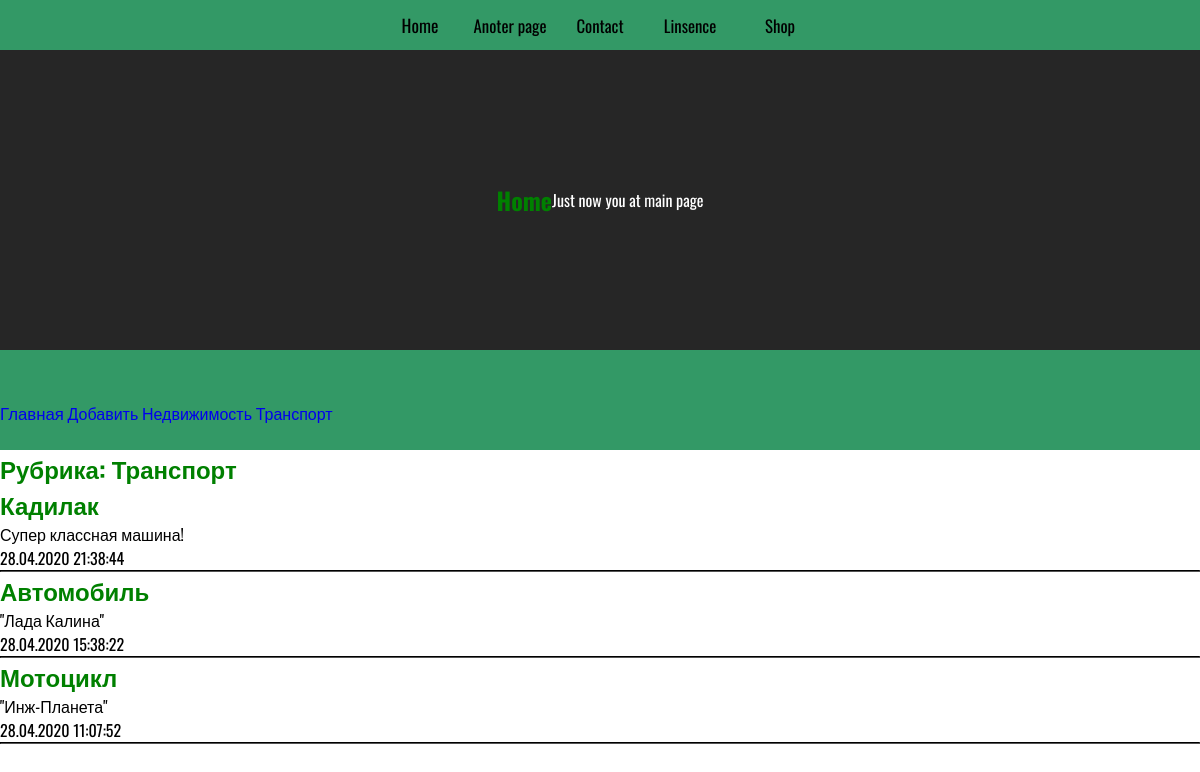
Screenshot of /bboard/1/ with the database file from the repository.
### bboard/models.py (models this page shows, shortened)
class Rubric(models.Model):
	name = models.CharField(max_length=20, db_index=True, verbose_name='Название')
	class Meta:
		verbose_name_plural = 'Рубрики'
		verbose_name = 'Рубрика'
		ordering = ['name']

class Bb(models.Model):
	title = models.CharField(max_length = 50, verbose_name='Товар')
	content = models.TextField(null=True, blank=True, verbose_name='Описание')
	price = models.FloatField(null=True, blank=True, verbose_name='Цена')
	published = models.DateTimeField(auto_now_add=True, db_index=True, verbose_name='Опубликовано')
	rubric = models.ForeignKey('Rubric', max_length=50, null=True, on_delete=models.PROTECT, verbose_name='Рубрика')
	class Meta:
		verbose_name_plural = 'Объявления'
		verbose_name = 'Объвление'
		ordering = ['-published']

### bboard/views.py (the view)
# urls.py: path('<int:rubric_id>/', by_rubric, name='by_rubric'),
def by_rubric(request, rubric_id):
	bbs = Bb.objects.filter(rubric=rubric_id)
	rubrics = Rubric.objects.all()
	current_rubric = Rubric.objects.get(pk=rubric_id)
	context = {'bbs': bbs, 'rubrics': rubrics, 'current_rubric': current_rubric}
	return render(request, 'bboard/by_rubric.html', context)

### bboard/templates/bboard/by_rubric.html (shortened to what this page needs)
{% extends "layout/base.html" %}
{% block content %}
	<h2 class="rubric_color">Рубрика: {{ current_rubric.name }}</h2>
	{% for bb in bbs %}
		<div>
			<h2>{{ bb.title }}</h2>
			<p>{{ bb.content }}</p>
			<p>{{ bb.published|date:"d.m.Y H:i:s" }}</p>
			<hr>
		</div>
	{% endfor %}
{% endblock %}

### bboard/templates/layout/base.html (shortened to what this page needs)
{% load static %}
<!DOCTYPE html>
<html lang="en">
<head>
	<link rel="stylesheet" href="{% static 'bboard/style.css' %}">
</head>
<body>
	<header>
		<nav id="main_nav">
			<a href="{% url 'index' %}"><button>Home</button></a>
			<a href="{% url 'index' %}"><button>Anoter page</button></a>
			<a href="#contakt"><button>Contact</button></a>
			<a href="#contakt"><button>Linsence</button></a>
			<a href="{% url 'index' %}"><button>Shop</button></a>
		</nav>
		<div id="hat">
			<h2>Home</h2>
			<p>Just now you at main page</p>
		</div>
		<nav>
		</nav>
	</header>
	<nav>
		<a href="{% url 'index' %}">Главная</a>
		<a href="{% url 'add' %}">Добавить</a>
		{% for rubric in rubrics %}
		<a href="{% url 'by_rubric' rubric.pk %}">{{ rubric.name }}</a>
		{% endfor %}
	</nav>
	<section>
		{% block content %}
		{% endblock %}
	</section>
</body>
</html>

### bboard/static/bboard/style.css (style rules this page uses)
* { margin: 0; padding: 0; font-family: 'Oswald', sans-serif; box-sizing: border-box; }
a { text-decoration: none; }
hr { border-color: black; }
h1,h2,h3,h4,h5,h6 { color: green; }
nav { width: 100%; height: 50px; max-height: 70px; background: #339966; }
#main_nav { width: 100%; height: 50px; max-height: 70px; background: #339966; display: flex; flex-direction: row; flex-wrap: nowrap; justify-content: center; align-items: stretch; align-content: center; }
nav :nth-child(1) { background: none; border: none; width: 90px; height: 100%; font-size: 1.05em; }
header { display: flex; flex-direction: column; flex-wrap: nowrap; justify-content: center; align-items: stretch; align-content: stretch; }
#hat { width: 100%; background: #262626; height: 300px; color: white; text-align: center; position: relative; display: flex; flex-direction: row; flex-wrap: nowrap; justify-content: center; align-items: center; align-content: stretch; }

### rows the page displays
Rubric: name "Недвижимость"
Rubric: name "Транспорт"
Bb: title "Кадилак", content "Супер классная машина!", published "28.04.2020 21:38:44"
Bb: title "Автомобиль", content "\"Лада Калина\"", published "28.04.2020 15:38:22"
Bb: title "Мотоцикл", content "\"Инж-Планета\"", published "28.04.2020 11:07:52"
